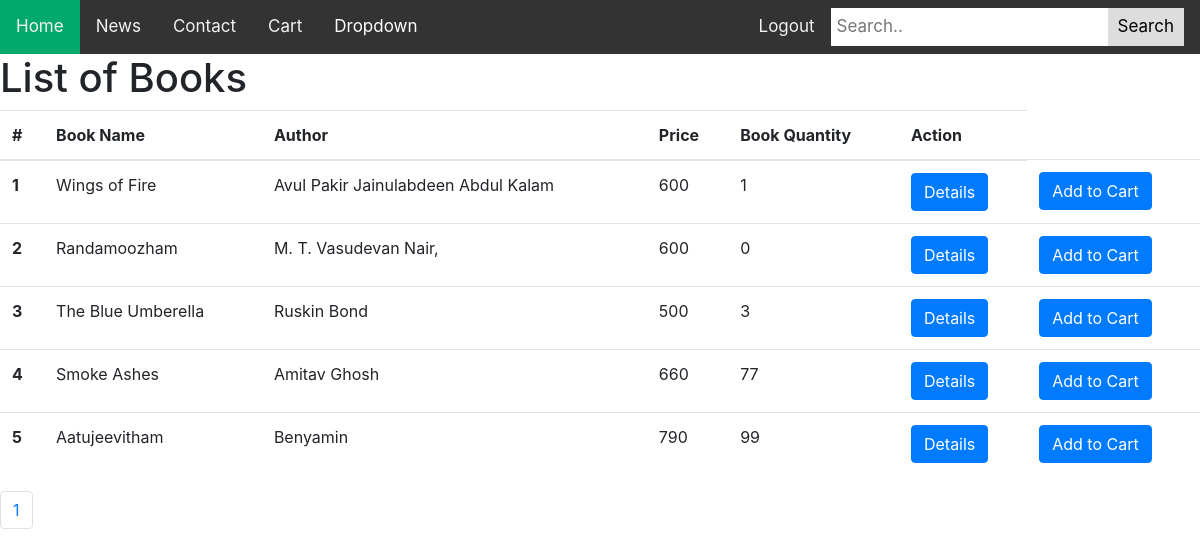
The page /user_bookList/ on the database its author committed.
### forms/models.py (models this page shows, shortened)
class Book(models.Model):
    title = models.CharField(max_length=200, null=True)
    price = models.IntegerField(null=True)
    image=models.ImageField(upload_to="book_media")
    quantity = models.IntegerField()
    author=models.ForeignKey(Author, on_delete=models.CASCADE)

class Author(models.Model):
    name = models.CharField(max_length=200, null=True)
    def __str__(self):
      return '{}'.format(self.name)

### userapp/views.py (the view)
# urls.py: path('user_bookList/', views.userListBook, name='user_lists'),
def userListBook(request):
    books = Book.objects.all()
    paginator = Paginator(books, 5)
    page_number = request.GET.get("page")
    try:
        page = paginator.get_page(page_number)
    except EmptyPage:
        page = paginator.page(page_number.num_pages)
    return render(request, 'user/user_listBook.html', {'books': books, 'page': page})

### templates/user/user_listBook.html (shortened to what this page needs)
<!DOCTYPE html>
<html lang="en">
<head>
    <link rel="stylesheet" href="https://cdn.jsdelivr.net/npm/bootstrap@4.4.1/dist/css/bootstrap.min.css">
</head>
<body>
{% load static %}
{% block content %}
<div class="topnav" style="overflow: hidden; background-color: #333;">
  <a class="active" href="#home" style="float: left; color: #f2f2f2; text-align: center; padding: 14px 16px; text-decoration: none; font-size: 17px; background-color: #04AA6D;">Home</a>
  <a href="#news" style="float: left; color: #f2f2f2; text-align: center; padding: 14px 16px; text-decoration: none; font-size: 17px;">News</a>
  <a href="#contact" style="float: left; color: #f2f2f2; text-align: center; padding: 14px 16px; text-decoration: none; font-size: 17px;">Contact</a>
  <a href="{% url 'view_cart' %}" style="float: left; color: #f2f2f2; text-align: center; padding: 14px 16px; text-decoration: none; font-size: 17px;">Cart</a>
  <div class="dropdown" style="float: left; overflow: hidden;">
    <button class="dropbtn" style="font-size: 17px; border: none; outline: none; color: white; padding: 14px 16px; background-color: inherit; margin: 0;">Dropdown</button>
  </div>
  <div class="search-container" style="float: right;">
    <form method="GET" action="{% url 'userSearch' %}">
          <a href="{% url 'logout' %}" style="float: left; color: #f2f2f2; text-align: center; padding: 14px 16px; text-decoration: none; font-size: 17px;">Logout</a>
      <input type="text" placeholder="Search.." name="q" style="padding: 6px; margin-top: 8px; font-size: 17px; border: none;">
      <button type="submit" style="float: right; padding: 6px 10px; margin-top: 8px; margin-right: 16px; background: #ddd; font-size: 17px; border: none; cursor: pointer;">Search</button>
    </form>
  </div>
</div>
<h1>List of Books</h1>
<table class="table">
  <thead>
    <tr>
 <th scope="col">#</th>
      <th scope="col">Book Name</th>
        <th scope="col">Author</th>
    <th scope="col">Price</th>
         <th scope="col">Book Quantity</th>
    <th scope="col">Action</th>
    </tr>
  </thead>
  <tbody>
    {% for book in page %}
    <tr>
        <th scope="row">{{forloop.counter}}</th>
        <td>{{book.title}}</td>
        <td>{{book.author}}</td>
        <td>{{book.price}}</td>
        <td>{{book.quantity}}</td>
        <td><a href="{% url 'user_details' book.id %}" type="submit" class="btn btn-primary">Details</a></td>
        <td><a href="{% url 'AddToCart' book.id %}" type="submit" class="btn btn-primary">Add to Cart</a></td>
    </tr>
    {% endfor %}
  </tbody>
</table>
<nav aria-label="Page navigation example">
  <ul class="pagination">
      {% for num in page.paginator.page_range %}
    <li class="page-item {% if page.number == num %} activate{% endif %}" >
        <a class="page-link" href="?page={{ num }}">{{ num }}</a>
    </li>
      {% endfor %}
  </ul>
</nav>
{% endblock %}
</body>
</html>

### rows shown on the page
Book: title "Wings of Fire", author "Avul Pakir Jainulabdeen Abdul Kalam", price "600", quantity "1"
Book: title "Randamoozham", author "M. T. Vasudevan Nair,", price "600", quantity "0"
Book: title "The Blue Umberella", author "Ruskin Bond", price "500", quantity "3"
Book: title "Smoke Ashes", author "Amitav Ghosh", price "660", quantity "77"
Book: title "Aatujeevitham", author "Benyamin", price "790", quantity "99"

### other values the page prints
{{ num }} "1"
